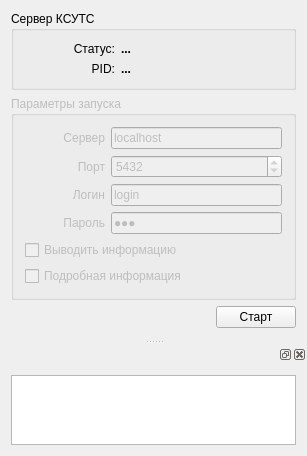
<?xml version="1.0" encoding="UTF-8"?>
<ui version="4.0">
 <class>MainWindow</class>
 <widget class="QMainWindow" name="MainWindow">
  <property name="geometry">
   <rect>
    <x>0</x>
    <y>0</y>
    <width>307</width>
    <height>412</height>
   </rect>
  </property>
  <property name="windowTitle">
   <string>MainWindow</string>
  </property>
  <widget class="QWidget" name="centralWidget">
   <layout class="QVBoxLayout" name="verticalLayout_3">
    <item>
     <widget class="QGroupBox" name="groupBox">
      <property name="title">
       <string>Сервер КСУТС</string>
      </property>
      <layout class="QVBoxLayout" name="verticalLayout">
       <item>
        <layout class="QHBoxLayout" name="horizontalLayout">
         <item>
          <widget class="QLabel" name="label">
           <property name="sizePolicy">
            <sizepolicy hsizetype="Fixed" vsizetype="Preferred">
             <horstretch>0</horstretch>
             <verstretch>0</verstretch>
            </sizepolicy>
           </property>
           <property name="minimumSize">
            <size>
             <width>90</width>
             <height>0</height>
            </size>
           </property>
           <property name="maximumSize">
            <size>
             <width>90</width>
             <height>16777215</height>
            </size>
           </property>
           <property name="text">
            <string>Статус:</string>
           </property>
           <property name="alignment">
            <set>Qt::AlignRight|Qt::AlignTrailing|Qt::AlignVCenter</set>
           </property>
          </widget>
         </item>
         <item>
          <widget class="QLabel" name="lblStatus">
           <property name="font">
            <font>
             <weight>75</weight>
             <bold>true</bold>
            </font>
           </property>
           <property name="text">
            <string>...</string>
           </property>
          </widget>
         </item>
        </layout>
       </item>
       <item>
        <layout class="QHBoxLayout" name="horizontalLayout_2">
         <item>
          <widget class="QLabel" name="label_3">
           <property name="sizePolicy">
            <sizepolicy hsizetype="Fixed" vsizetype="Preferred">
             <horstretch>0</horstretch>
             <verstretch>0</verstretch>
            </sizepolicy>
           </property>
           <property name="minimumSize">
            <size>
             <width>90</width>
             <height>0</height>
            </size>
           </property>
           <property name="maximumSize">
            <size>
             <width>90</width>
             <height>16777215</height>
            </size>
           </property>
           <property name="text">
            <string>PID:</string>
           </property>
           <property name="alignment">
            <set>Qt::AlignRight|Qt::AlignTrailing|Qt::AlignVCenter</set>
           </property>
          </widget>
         </item>
         <item>
          <widget class="QLabel" name="lblPID">
           <property name="font">
            <font>
             <weight>75</weight>
             <bold>true</bold>
            </font>
           </property>
           <property name="text">
            <string>...</string>
           </property>
          </widget>
         </item>
        </layout>
       </item>
      </layout>
     </widget>
    </item>
    <item>
     <widget class="QGroupBox" name="gbParams">
      <property name="enabled">
       <bool>false</bool>
      </property>
      <property name="title">
       <string>Параметры запуска</string>
      </property>
      <layout class="QVBoxLayout" name="verticalLayout_2">
       <item>
        <layout class="QHBoxLayout" name="horizontalLayout_13">
         <item>
          <widget class="QLabel" name="label_8">
           <property name="sizePolicy">
            <sizepolicy hsizetype="Fixed" vsizetype="Preferred">
             <horstretch>0</horstretch>
             <verstretch>0</verstretch>
            </sizepolicy>
           </property>
           <property name="minimumSize">
            <size>
             <width>80</width>
             <height>0</height>
            </size>
           </property>
           <property name="font">
            <font>
             <weight>50</weight>
             <bold>false</bold>
            </font>
           </property>
           <property name="text">
            <string>Сервер</string>
           </property>
           <property name="alignment">
            <set>Qt::AlignRight|Qt::AlignTrailing|Qt::AlignVCenter</set>
           </property>
          </widget>
         </item>
         <item>
          <widget class="QLineEdit" name="editHost">
           <property name="sizePolicy">
            <sizepolicy hsizetype="Preferred" vsizetype="Fixed">
             <horstretch>0</horstretch>
             <verstretch>0</verstretch>
            </sizepolicy>
           </property>
           <property name="font">
            <font>
             <weight>50</weight>
             <bold>false</bold>
            </font>
           </property>
           <property name="text">
            <string>localhost</string>
           </property>
          </widget>
         </item>
        </layout>
       </item>
       <item>
        <layout class="QHBoxLayout" name="horizontalLayout_14">
         <item>
          <widget class="QLabel" name="label_9">
           <property name="sizePolicy">
            <sizepolicy hsizetype="Fixed" vsizetype="Preferred">
             <horstretch>0</horstretch>
             <verstretch>0</verstretch>
            </sizepolicy>
           </property>
           <property name="minimumSize">
            <size>
             <width>80</width>
             <height>0</height>
            </size>
           </property>
           <property name="font">
            <font>
             <weight>50</weight>
             <bold>false</bold>
            </font>
           </property>
           <property name="text">
            <string>Порт</string>
           </property>
           <property name="alignment">
            <set>Qt::AlignRight|Qt::AlignTrailing|Qt::AlignVCenter</set>
           </property>
          </widget>
         </item>
         <item>
          <widget class="QSpinBox" name="spinPort">
           <property name="minimum">
            <number>1</number>
           </property>
           <property name="maximum">
            <number>65535</number>
           </property>
           <property name="value">
            <number>5432</number>
           </property>
          </widget>
         </item>
        </layout>
       </item>
       <item>
        <layout class="QHBoxLayout" name="horizontalLayout_5">
         <item>
          <widget class="QLabel" name="label_13">
           <property name="sizePolicy">
            <sizepolicy hsizetype="Fixed" vsizetype="Preferred">
             <horstretch>0</horstretch>
             <verstretch>0</verstretch>
            </sizepolicy>
           </property>
           <property name="minimumSize">
            <size>
             <width>80</width>
             <height>0</height>
            </size>
           </property>
           <property name="font">
            <font>
             <weight>50</weight>
             <bold>false</bold>
            </font>
           </property>
           <property name="text">
            <string>Логин</string>
           </property>
           <property name="alignment">
            <set>Qt::AlignRight|Qt::AlignTrailing|Qt::AlignVCenter</set>
           </property>
          </widget>
         </item>
         <item>
          <widget class="QLineEdit" name="editLogin">
           <property name="sizePolicy">
            <sizepolicy hsizetype="Preferred" vsizetype="Fixed">
             <horstretch>0</horstretch>
             <verstretch>0</verstretch>
            </sizepolicy>
           </property>
           <property name="minimumSize">
            <size>
             <width>110</width>
             <height>0</height>
            </size>
           </property>
           <property name="font">
            <font>
             <weight>50</weight>
             <bold>false</bold>
            </font>
           </property>
           <property name="text">
            <string>login</string>
           </property>
          </widget>
         </item>
        </layout>
       </item>
       <item>
        <layout class="QHBoxLayout" name="horizontalLayout_6">
         <item>
          <widget class="QLabel" name="label_15">
           <property name="sizePolicy">
            <sizepolicy hsizetype="Fixed" vsizetype="Preferred">
             <horstretch>0</horstretch>
             <verstretch>0</verstretch>
            </sizepolicy>
           </property>
           <property name="minimumSize">
            <size>
             <width>80</width>
             <height>0</height>
            </size>
           </property>
           <property name="font">
            <font>
             <weight>50</weight>
             <bold>false</bold>
            </font>
           </property>
           <property name="text">
            <string>Пароль</string>
           </property>
           <property name="alignment">
            <set>Qt::AlignRight|Qt::AlignTrailing|Qt::AlignVCenter</set>
           </property>
          </widget>
         </item>
         <item>
          <widget class="QLineEdit" name="editPass">
           <property name="sizePolicy">
            <sizepolicy hsizetype="Preferred" vsizetype="Fixed">
             <horstretch>0</horstretch>
             <verstretch>0</verstretch>
            </sizepolicy>
           </property>
           <property name="font">
            <font>
             <weight>50</weight>
             <bold>false</bold>
            </font>
           </property>
           <property name="text">
            <string>123</string>
           </property>
           <property name="echoMode">
            <enum>QLineEdit::Password</enum>
           </property>
          </widget>
         </item>
        </layout>
       </item>
       <item>
        <widget class="QCheckBox" name="checkEcho">
         <property name="text">
          <string>Выводить информацию</string>
         </property>
        </widget>
       </item>
       <item>
        <widget class="QCheckBox" name="checkDetiled">
         <property name="text">
          <string>Подробная информация</string>
         </property>
        </widget>
       </item>
      </layout>
     </widget>
    </item>
    <item>
     <layout class="QHBoxLayout" name="horizontalLayout_3">
      <item>
       <spacer name="horizontalSpacer">
        <property name="orientation">
         <enum>Qt::Horizontal</enum>
        </property>
        <property name="sizeHint" stdset="0">
         <size>
          <width>40</width>
          <height>20</height>
         </size>
        </property>
       </spacer>
      </item>
      <item>
       <widget class="QPushButton" name="bnStartStop">
        <property name="text">
         <string>Старт</string>
        </property>
       </widget>
      </item>
     </layout>
    </item>
   </layout>
  </widget>
  <widget class="QDockWidget" name="dockWidget">
   <attribute name="dockWidgetArea">
    <number>8</number>
   </attribute>
   <widget class="QWidget" name="dockWidgetContents">
    <layout class="QVBoxLayout" name="verticalLayout_4">
     <item>
      <widget class="QTextEdit" name="textEdit"/>
     </item>
    </layout>
   </widget>
  </widget>
 </widget>
 <layoutdefault spacing="6" margin="11"/>
 <resources/>
 <connections/>
</ui>
